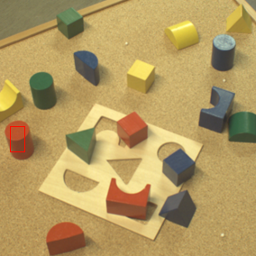
#> input picture images/canvas.png, 256 x 256 px
$ python flou.py
#> lines starting #> are read from the running program, lines starting #| are printed output that depends on the picture
import cv2 as cv
import numpy as np
import matplotlib.pyplot as plt
import math as math


cellules=cv.imread("../images/canvas.png",0)
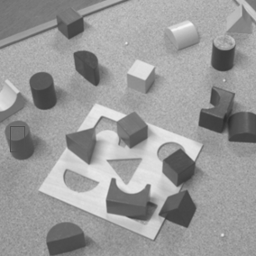
#> cellules: shape (256, 256); min 43, max 246, mean 153.9

def convolution2D(image, filtre):
    shape = np.shape(image) # (256, 256)
    imageConvolue = np.zeros(shape) # (256, 256) filled with 0

    c = (filtre.shape[0]-1) // 2
    l = (filtre.shape[1]-1) // 2

    for j in range(l, (image.shape[1] - l)): # 1:255
        for i in range(c, (image.shape[0] - c)): # 0:255
            imageConvolue[i,j] = np.sum(image[i - c : i + c + 1, j - l : j + l + 1] * filtre)

    return imageConvolue

'''
def convolution2D(image, filtre):
    shape = np.shape(image) # (256, 256)
    imageConvolue = np.zeros(shape) # (256, 256) filled with 0

    c = (filtre.shape[1]-1) // 2
    l = (filtre.shape[0]-1) // 2

    for imgJ in range((image.shape[1])): # COLONNE IMAGE
        for imgI in range((image.shape[0])): # LIGNE IMAGE
            #imageConvolue[i,j] = np.sum(image[i - c : i + c + 1, j - l : j + l + 1] * filtre)
            somme = 0
            nbPix = 0
            moyenne = 0
            for filtreJ in range(filtre.shape[1] - c, filtre.shape[1] + c): # COLONNE FILTRE
                for filtreI in range(filtre.shape[0] - l, filtre.shape[0] + l): # LIGNE FILTRE
                    nbPix += 1
                    if(dansImage(image, filtreJ, filtreI)):
                        somme = image[imgI, imgJ] * filtre[filtreI][filtreJ]
                    else:
                        somme = 0

                moyenne = somme / nbPix

            imageConvolue[imgI][imgJ] = moyenne

    return imageConvolue
'''


def sumOfMatrix(matrix):
    totalSum = 0
    totalIndex = 0
    for j in range(matrix.shape[1]):
        for i in range(matrix.shape[0]):
            totalSum += matrix[i][j]
            totalIndex += 1
    return totalSum, totalIndex

#a = np.array([[1.2,2.5],[3.2,1.8],[1.1,4.3]])
#sum, total = sumOfMatrix(a)

print(sum)


def openImageInWindow(image):
    cv.imshow("", cellules)
    cv.waitKey()

def openImagesInWindow(image1, image2):
    plt.figure("title")

    plt.subplot(1,2,1)
    plt.imshow(image1, cmap='gray')

    plt.subplot(1,2,2)
    plt.imshow(image2, cmap='gray')

    plt.show()
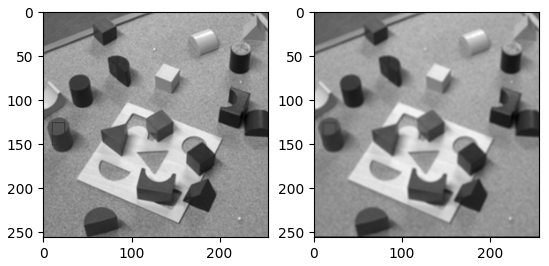
#> figure drawn by matplotlib, 2 panels

#openImagesInWindow(cellules, convolution2D(cellules, np.ones(shape=(21, 5))))

openImagesInWindow(cellules, cv.blur(cellules, (3,3), borderType=cv.BORDER_CONSTANT))

$ run again, with images/cellules.png copied over images/canvas.png
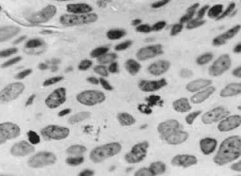
#> input picture images/cellules.png, 241 x 176 px
#> cellules is the input picture: shape (176, 241); min 23, max 240, mean 176.9
#> in openImagesInWindow, `plt.show()`:
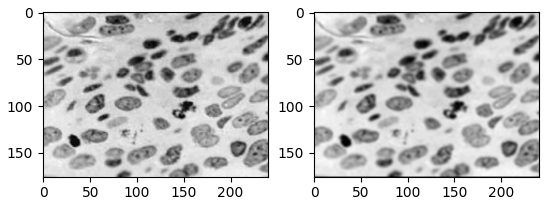
#> figure drawn by matplotlib, 2 panels
